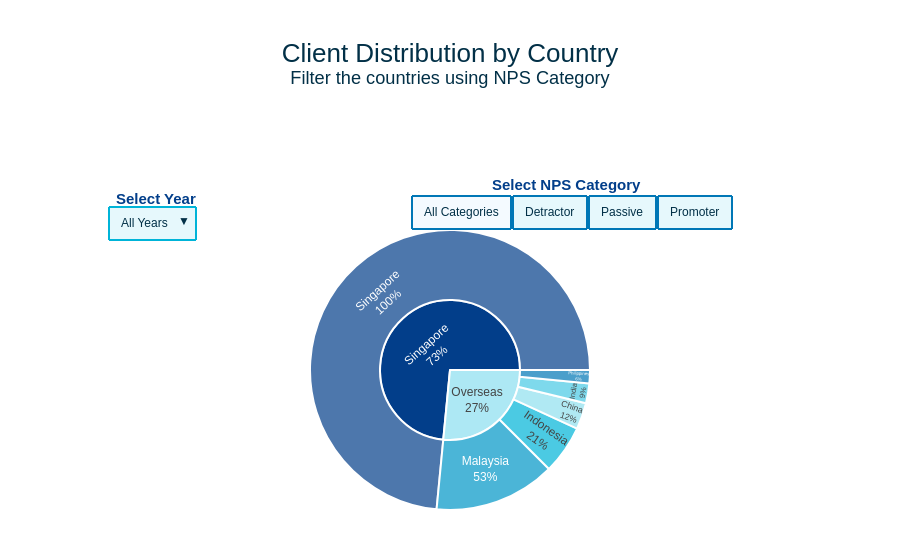

The code cell stored with this chart in its notebook:
### Code cell
fig1 = create_sunburst(df)
fig1.show()

### Figure 1 — Plotly figure (JSON) as saved in the notebook; plotly's stock layout.template omitted (floating-point values rounded to 4 significant figures)
{"data": [{"branchvalues": "total", "customdata": [["(?)"], ["China"], ["India"], ["Indonesia"], ["Malaysia"], ["Philippines"], ["Singapore"], ["Singapore"]], "domain": {"x": [0, 1], "y": [0, 1]}, "hovertemplate": "<b>%{label}</b><br>Number of Clients: %{value}<br>Percentage: %{percentParent:.1%}<extra></extra>", "ids": ["Overseas", "Overseas/China", "Overseas/India", "Overseas/Indonesia", "Overseas/Malaysia", "Overseas/Philippines", "Singapore/Singapore", "Singapore"], "labels": ["Overseas", "China", "India", "Indonesia", "Malaysia", "Philippines", "Singapore", "Singapore"], "marker": {"colors": ["#ADE8F4", "#90E0EF", "#48CAE4", "#00B4D8", "#0096C7", "#0077B6", "#023E8A", "#023E8A"], "line": {"color": "white", "width": 2}}, "name": "", "parents": ["", "Overseas", "Overseas", "Overseas", "Overseas", "Overseas", "Singapore", ""], "textinfo": "label+percent parent", "type": "sunburst", "values": [104, 12, 9, 22, 55, 6, 288, 288], "visible": true}, {"branchvalues": "total", "customdata": [["(?)"], ["China"], ["Indonesia"], ["Malaysia"], ["Singapore"], ["Singapore"]], "domain": {"x": [0, 1], "y": [0, 1]}, "hovertemplate": "<b>%{label}</b><br>Number of Clients: %{value}<br>Percentage: %{percentParent:.1%}<extra></extra>", "ids": ["Overseas", "Overseas/China", "Overseas/Indonesia", "Overseas/Malaysia", "Singapore/Singapore", "Singapore"], "labels": ["Overseas", "China", "Indonesia", "Malaysia", "Singapore", "Singapore"], "marker": {"colors": ["#ADE8F4", "#90E0EF", "#48CAE4", "#00B4D8", "#0096C7", "#0096C7"], "line": {"color": "white", "width": 2}}, "name": "", "parents": ["", "Overseas", "Overseas", "Overseas", "Singapore", ""], "textinfo": "label+percent parent", "type": "sunburst", "values": [11, 1, 9, 1, 35, 35], "visible": false}, {"branchvalues": "total", "customdata": [["(?)"], ["China"], ["India"], ["Indonesia"], ["Malaysia"], ["Philippines"], ["Singapore"], ["Singapore"]], "domain": {"x": [0, 1], "y": [0, 1]}, "hovertemplate": "<b>%{label}</b><br>Number of Clients: %{value}<br>Percentage: %{percentParent:.1%}<extra></extra>", "ids": ["Overseas", "Overseas/China", "Overseas/India", "Overseas/Indonesia", "Overseas/Malaysia", "Overseas/Philippines", "Singapore/Singapore", "Singapore"], "labels": ["Overseas", "China", "India", "Indonesia", "Malaysia", "Philippines", "Singapore", "Singapore"], "marker": {"colors": ["#ADE8F4", "#90E0EF", "#48CAE4", "#00B4D8", "#0096C7", "#0077B6", "#023E8A", "#023E8A"], "line": {"color": "white", "width": 2}}, "name": "", "parents": ["", "Overseas", "Overseas", "Overseas", "Overseas", "Overseas", "Singapore", ""], "textinfo": "label+percent parent", "type": "sunburst", "values": [53, 9, 7, 11, 24, 2, 128, 128], "visible": false}, {"branchvalues": "total", "customdata": [["(?)"], ["China"], ["India"], ["Indonesia"], ["Malaysia"], ["Philippines"], ["Singapore"], ["Singapore"]], "domain": {"x": [0, 1], "y": [0, 1]}, "hovertemplate": "<b>%{label}</b><br>Number of Clients: %{value}<br>Percentage: %{percentParent:.1%}<extra></extra>", "ids": ["Overseas", "Overseas/China", "Overseas/India", "Overseas/Indonesia", "Overseas/Malaysia", "Overseas/Philippines", "Singapore/Singapore", "Singapore"], "labels": ["Overseas", "China", "India", "Indonesia", "Malaysia", "Philippines", "Singapore", "Singapore"], "marker": {"colors": ["#ADE8F4", "#90E0EF", "#48CAE4", "#00B4D8", "#0096C7", "#0077B6", "#023E8A", "#023E8A"], "line": {"color": "white", "width": 2}}, "name": "", "parents": ["", "Overseas", "Overseas", "Overseas", "Overseas", "Overseas", "Singapore", ""], "textinfo": "label+percent parent", "type": "sunburst", "values": [40, 2, 2, 2, 30, 4, 125, 125], "visible": false}, {"branchvalues": "total", "customdata": [["(?)"], ["India"], ["Indonesia"], ["Malaysia"], ["Singapore"], ["Singapore"]], "domain": {"x": [0, 1], "y": [0, 1]}, "hovertemplate": "<b>%{label}</b><br>Number of Clients: %{value}<br>Percentage: %{percentParent:.1%}<extra></extra>", "ids": ["Overseas", "Overseas/India", "Overseas/Indonesia", "Overseas/Malaysia", "Singapore/Singapore", "Singapore"], "labels": ["Overseas", "India", "Indonesia", "Malaysia", "Singapore", "Singapore"], "marker": {"colors": ["#ADE8F4", "#90E0EF", "#48CAE4", "#00B4D8", "#0096C7", "#0096C7"], "line": {"color": "white", "width": 2}}, "name": "", "parents": ["", "Overseas", "Overseas", "Overseas", "Singapore", ""], "textinfo": "label+percent parent", "type": "sunburst", "values": [11, 1, 1, 9, 18, 18], "visible": false}, {"branchvalues": "total", "customdata": [["Malaysia"], ["Malaysia"], ["Singapore"], ["Singapore"]], "domain": {"x": [0, 1], "y": [0, 1]}, "hovertemplate": "<b>%{label}</b><br>Number of Clients: %{value}<br>Percentage: %{percentParent:.1%}<extra></extra>", "ids": ["Overseas/Malaysia", "Overseas", "Singapore/Singapore", "Singapore"], "labels": ["Malaysia", "Overseas", "Singapore", "Singapore"], "marker": {"colors": ["#ADE8F4", "#ADE8F4", "#90E0EF", "#90E0EF"], "line": {"color": "white", "width": 2}}, "name": "", "parents": ["Overseas", "", "Singapore", ""], "textinfo": "label+percent parent", "type": "sunburst", "values": [1, 1, 4, 4], "visible": false}, {"branchvalues": "total", "customdata": [["(?)"], ["India"], ["Indonesia"], ["Malaysia"], ["Singapore"], ["Singapore"]], "domain": {"x": [0, 1], "y": [0, 1]}, "hovertemplate": "<b>%{label}</b><br>Number of Clients: %{value}<br>Percentage: %{percentParent:.1%}<extra></extra>", "ids": ["Overseas", "Overseas/India", "Overseas/Indonesia", "Overseas/Malaysia", "Singapore/Singapore", "Singapore"], "labels": ["Overseas", "India", "Indonesia", "Malaysia", "Singapore", "Singapore"], "marker": {"colors": ["#ADE8F4", "#90E0EF", "#48CAE4", "#00B4D8", "#0096C7", "#0096C7"], "line": {"color": "white", "width": 2}}, "name": "", "parents": ["", "Overseas", "Overseas", "Overseas", "Singapore", ""], "textinfo": "label+percent parent", "type": "sunburst", "values": [9, 1, 1, 7, 10, 10], "visible": false}, {"branchvalues": "total", "customdata": [["Malaysia"], ["Malaysia"], ["Singapore"], ["Singapore"]], "domain": {"x": [0, 1], "y": [0, 1]}, "hovertemplate": "<b>%{label}</b><br>Number of Clients: %{value}<br>Percentage: %{percentParent:.1%}<extra></extra>", "ids": ["Overseas/Malaysia", "Overseas", "Singapore/Singapore", "Singapore"], "labels": ["Malaysia", "Overseas", "Singapore", "Singapore"], "marker": {"colors": ["#ADE8F4", "#ADE8F4", "#90E0EF", "#90E0EF"], "line": {"color": "white", "width": 2}}, "name": "", "parents": ["Overseas", "", "Singapore", ""], "textinfo": "label+percent parent", "type": "sunburst", "values": [1, 1, 4, 4], "visible": false}, {"branchvalues": "total", "customdata": [["(?)"], ["China"], ["India"], ["Indonesia"], ["Malaysia"], ["Philippines"], ["Singapore"], ["Singapore"]], "domain": {"x": [0, 1], "y": [0, 1]}, "hovertemplate": "<b>%{label}</b><br>Number of Clients: %{value}<br>Percentage: %{percentParent:.1%}<extra></extra>", "ids": ["Overseas", "Overseas/China", "Overseas/India", "Overseas/Indonesia", "Overseas/Malaysia", "Overseas/Philippines", "Singapore/Singapore", "Singapore"], "labels": ["Overseas", "China", "India", "Indonesia", "Malaysia", "Philippines", "Singapore", "Singapore"], "marker": {"colors": ["#ADE8F4", "#90E0EF", "#48CAE4", "#00B4D8", "#0096C7", "#0077B6", "#023E8A", "#023E8A"], "line": {"color": "white", "width": 2}}, "name": "", "parents": ["", "Overseas", "Overseas", "Overseas", "Overseas", "Overseas", "Singapore", ""], "textinfo": "label+percent parent", "type": "sunburst", "values": [16, 1, 1, 4, 9, 1, 26, 26], "visible": false}, {"branchvalues": "total", "customdata": [["Indonesia"], ["Indonesia"], ["Singapore"], ["Singapore"]], "domain": {"x": [0, 1], "y": [0, 1]}, "hovertemplate": "<b>%{label}</b><br>Number of Clients: %{value}<br>Percentage: %{percentParent:.1%}<extra></extra>", "ids": ["Overseas/Indonesia", "Overseas", "Singapore/Singapore", "Singapore"], "labels": ["Indonesia", "Overseas", "Singapore", "Singapore"], "marker": {"colors": ["#ADE8F4", "#ADE8F4", "#90E0EF", "#90E0EF"], "line": {"color": "white", "width": 2}}, "name": "", "parents": ["Overseas", "", "Singapore", ""], "textinfo": "label+percent parent", "type": "sunburst", "values": [2, 2, 4, 4], "visible": false}, {"branchvalues": "total", "customdata": [["(?)"], ["China"], ["India"], ["Indonesia"], ["Malaysia"], ["Singapore"], ["Singapore"]], "domain": {"x": [0, 1], "y": [0, 1]}, "hovertemplate": "<b>%{label}</b><br>Number of Clients: %{value}<br>Percentage: %{percentParent:.1%}<extra></extra>", "ids": ["Overseas", "Overseas/China", "Overseas/India", "Overseas/Indonesia", "Overseas/Malaysia", "Singapore/Singapore", "Singapore"], "labels": ["Overseas", "China", "India", "Indonesia", "Malaysia", "Singapore", "Singapore"], "marker": {"colors": ["#ADE8F4", "#90E0EF", "#48CAE4", "#00B4D8", "#0096C7", "#0077B6", "#0077B6"], "line": {"color": "white", "width": 2}}, "name": "", "parents": ["", "Overseas", "Overseas", "Overseas", "Overseas", "Singapore", ""], "textinfo": "label+percent parent", "type": "sunburst", "values": [7, 1, 1, 1, 4, 15, 15], "visible": false}, {"branchvalues": "total", "customdata": [["(?)"], ["Indonesia"], ["Malaysia"], ["Philippines"], ["Singapore"], ["Singapore"]], "domain": {"x": [0, 1], "y": [0, 1]}, "hovertemplate": "<b>%{label}</b><br>Number of Clients: %{value}<br>Percentage: %{percentParent:.1%}<extra></extra>", "ids": ["Overseas", "Overseas/Indonesia", "Overseas/Malaysia", "Overseas/Philippines", "Singapore/Singapore", "Singapore"], "labels": ["Overseas", "Indonesia", "Malaysia", "Philippines", "Singapore", "Singapore"], "marker": {"colors": ["#ADE8F4", "#90E0EF", "#48CAE4", "#00B4D8", "#0096C7", "#0096C7"], "line": {"color": "white", "width": 2}}, "name": "", "parents": ["", "Overseas", "Overseas", "Overseas", "Singapore", ""], "textinfo": "label+percent parent", "type": "sunburst", "values": [7, 1, 5, 1, 7, 7], "visible": false}, {"branchvalues": "total", "customdata": [["(?)"], ["China"], ["India"], ["Indonesia"], ["Malaysia"], ["Philippines"], ["Singapore"], ["Singapore"]], "domain": {"x": [0, 1], "y": [0, 1]}, "hovertemplate": "<b>%{label}</b><br>Number of Clients: %{value}<br>Percentage: %{percentParent:.1%}<extra></extra>", "ids": ["Overseas", "Overseas/China", "Overseas/India", "Overseas/Indonesia", "Overseas/Malaysia", "Overseas/Philippines", "Singapore/Singapore", "Singapore"], "labels": ["Overseas", "China", "India", "Indonesia", "Malaysia", "Philippines", "Singapore", "Singapore"], "marker": {"colors": ["#ADE8F4", "#90E0EF", "#48CAE4", "#00B4D8", "#0096C7", "#0077B6", "#023E8A", "#023E8A"], "line": {"color": "white", "width": 2}}, "name": "", "parents": ["", "Overseas", "Overseas", "Overseas", "Overseas", "Overseas", "Singapore", ""], "textinfo": "label+percent parent", "type": "sunburst", "values": [20, 3, 1, 4, 11, 1, 54, 54], "visible": false}, {"branchvalues": "total", "customdata": [["Indonesia"], ["Indonesia"], ["Singapore"], ["Singapore"]], "domain": {"x": [0, 1], "y": [0, 1]}, "hovertemplate": "<b>%{label}</b><br>Number of Clients: %{value}<br>Percentage: %{percentParent:.1%}<extra></extra>", "ids": ["Overseas/Indonesia", "Overseas", "Singapore/Singapore", "Singapore"], "labels": ["Indonesia", "Overseas", "Singapore", "Singapore"], "marker": {"colors": ["#ADE8F4", "#ADE8F4", "#90E0EF", "#90E0EF"], "line": {"color": "white", "width": 2}}, "name": "", "parents": ["Overseas", "", "Singapore", ""], "textinfo": "label+percent parent", "type": "sunburst", "values": [1, 1, 5, 5], "visible": false}, {"branchvalues": "total", "customdata": [["(?)"], ["China"], ["Indonesia"], ["Malaysia"], ["Philippines"], ["Singapore"], ["Singapore"]], "domain": {"x": [0, 1], "y": [0, 1]}, "hovertemplate": "<b>%{label}</b><br>Number of Clients: %{value}<br>Percentage: %{percentParent:.1%}<extra></extra>", "ids": ["Overseas", "Overseas/China", "Overseas/Indonesia", "Overseas/Malaysia", "Overseas/Philippines", "Singapore/Singapore", "Singapore"], "labels": ["Overseas", "China", "Indonesia", "Malaysia", "Philippines", "Singapore", "Singapore"], "marker": {"colors": ["#ADE8F4", "#90E0EF", "#48CAE4", "#00B4D8", "#0096C7", "#0077B6", "#0077B6"], "line": {"color": "white", "width": 2}}, "name": "", "parents": ["", "Overseas", "Overseas", "Overseas", "Overseas", "Singapore", ""], "textinfo": "label+percent parent", "type": "sunburst", "values": [12, 2, 3, 6, 1, 32, 32], "visible": false}, {"branchvalues": "total", "customdata": [["(?)"], ["China"], ["India"], ["Malaysia"], ["Singapore"], ["Singapore"]], "domain": {"x": [0, 1], "y": [0, 1]}, "hovertemplate": "<b>%{label}</b><br>Number of Clients: %{value}<br>Percentage: %{percentParent:.1%}<extra></extra>", "ids": ["Overseas", "Overseas/China", "Overseas/India", "Overseas/Malaysia", "Singapore/Singapore", "Singapore"], "labels": ["Overseas", "China", "India", "Malaysia", "Singapore", "Singapore"], "marker": {"colors": ["#ADE8F4", "#90E0EF", "#48CAE4", "#00B4D8", "#0096C7", "#0096C7"], "line": {"color": "white", "width": 2}}, "name": "", "parents": ["", "Overseas", "Overseas", "Overseas", "Singapore", ""], "textinfo": "label+percent parent", "type": "sunburst", "values": [7, 1, 1, 5, 17, 17], "visible": false}, {"branchvalues": "total", "customdata": [["(?)"], ["China"], ["India"], ["Indonesia"], ["Malaysia"], ["Philippines"], ["Singapore"], ["Singapore"]], "domain": {"x": [0, 1], "y": [0, 1]}, "hovertemplate": "<b>%{label}</b><br>Number of Clients: %{value}<br>Percentage: %{percentParent:.1%}<extra></extra>", "ids": ["Overseas", "Overseas/China", "Overseas/India", "Overseas/Indonesia", "Overseas/Malaysia", "Overseas/Philippines", "Singapore/Singapore", "Singapore"], "labels": ["Overseas", "China", "India", "Indonesia", "Malaysia", "Philippines", "Singapore", "Singapore"], "marker": {"colors": ["#ADE8F4", "#90E0EF", "#48CAE4", "#00B4D8", "#0096C7", "#0077B6", "#023E8A", "#023E8A"], "line": {"color": "white", "width": 2}}, "name": "", "parents": ["", "Overseas", "Overseas", "Overseas", "Overseas", "Overseas", "Singapore", ""], "textinfo": "label+percent parent", "type": "sunburst", "values": [26, 4, 2, 6, 12, 2, 88, 88], "visible": false}, {"branchvalues": "total", "customdata": [["Indonesia"], ["Indonesia"], ["Singapore"], ["Singapore"]], "domain": {"x": [0, 1], "y": [0, 1]}, "hovertemplate": "<b>%{label}</b><br>Number of Clients: %{value}<br>Percentage: %{percentParent:.1%}<extra></extra>", "ids": ["Overseas/Indonesia", "Overseas", "Singapore/Singapore", "Singapore"], "labels": ["Indonesia", "Overseas", "Singapore", "Singapore"], "marker": {"colors": ["#ADE8F4", "#ADE8F4", "#90E0EF", "#90E0EF"], "line": {"color": "white", "width": 2}}, "name": "", "parents": ["Overseas", "", "Singapore", ""], "textinfo": "label+percent parent", "type": "sunburst", "values": [4, 4, 15, 15], "visible": false}, {"branchvalues": "total", "customdata": [["(?)"], ["China"], ["India"], ["Indonesia"], ["Malaysia"], ["Singapore"], ["Singapore"]], "domain": {"x": [0, 1], "y": [0, 1]}, "hovertemplate": "<b>%{label}</b><br>Number of Clients: %{value}<br>Percentage: %{percentParent:.1%}<extra></extra>", "ids": ["Overseas", "Overseas/China", "Overseas/India", "Overseas/Indonesia", "Overseas/Malaysia", "Singapore/Singapore", "Singapore"], "labels": ["Overseas", "China", "India", "Indonesia", "Malaysia", "Singapore", "Singapore"], "marker": {"colors": ["#ADE8F4", "#90E0EF", "#48CAE4", "#00B4D8", "#0096C7", "#0077B6", "#0077B6"], "line": {"color": "white", "width": 2}}, "name": "", "parents": ["", "Overseas", "Overseas", "Overseas", "Overseas", "Singapore", ""], "textinfo": "label+percent parent", "type": "sunburst", "values": [11, 4, 2, 1, 4, 32, 32], "visible": false}, {"branchvalues": "total", "customdata": [["(?)"], ["Indonesia"], ["Malaysia"], ["Philippines"], ["Singapore"], ["Singapore"]], "domain": {"x": [0, 1], "y": [0, 1]}, "hovertemplate": "<b>%{label}</b><br>Number of Clients: %{value}<br>Percentage: %{percentParent:.1%}<extra></extra>", "ids": ["Overseas", "Overseas/Indonesia", "Overseas/Malaysia", "Overseas/Philippines", "Singapore/Singapore", "Singapore"], "labels": ["Overseas", "Indonesia", "Malaysia", "Philippines", "Singapore", "Singapore"], "marker": {"colors": ["#ADE8F4", "#90E0EF", "#48CAE4", "#00B4D8", "#0096C7", "#0096C7"], "line": {"color": "white", "width": 2}}, "name": "", "parents": ["", "Overseas", "Overseas", "Overseas", "Singapore", ""], "textinfo": "label+percent parent", "type": "sunburst", "values": [11, 1, 8, 2, 41, 41], "visible": false}, {"branchvalues": "total", "customdata": [["(?)"], ["China"], ["India"], ["Indonesia"], ["Malaysia"], ["Philippines"], ["Singapore"], ["Singapore"]], "domain": {"x": [0, 1], "y": [0, 1]}, "hovertemplate": "<b>%{label}</b><br>Number of Clients: %{value}<br>Percentage: %{percentParent:.1%}<extra></extra>", "ids": ["Overseas", "Overseas/China", "Overseas/India", "Overseas/Indonesia", "Overseas/Malaysia", "Overseas/Philippines", "Singapore/Singapore", "Singapore"], "labels": ["Overseas", "China", "India", "Indonesia", "Malaysia", "Philippines", "Singapore", "Singapore"], "marker": {"colors": ["#ADE8F4", "#90E0EF", "#48CAE4", "#00B4D8", "#0096C7", "#0077B6", "#023E8A", "#023E8A"], "line": {"color": "white", "width": 2}}, "name": "", "parents": ["", "Overseas", "Overseas", "Overseas", "Overseas", "Overseas", "Singapore", ""], "textinfo": "label+percent parent", "type": "sunburst", "values": [31, 4, 4, 7, 14, 2, 102, 102], "visible": false}, {"branchvalues": "total", "customdata": [["(?)"], ["China"], ["Indonesia"], ["Singapore"], ["Singapore"]], "domain": {"x": [0, 1], "y": [0, 1]}, "hovertemplate": "<b>%{label}</b><br>Number of Clients: %{value}<br>Percentage: %{percentParent:.1%}<extra></extra>", "ids": ["Overseas", "Overseas/China", "Overseas/Indonesia", "Singapore/Singapore", "Singapore"], "labels": ["Overseas", "China", "Indonesia", "Singapore", "Singapore"], "marker": {"colors": ["#ADE8F4", "#90E0EF", "#48CAE4", "#00B4D8", "#00B4D8"], "line": {"color": "white", "width": 2}}, "name": "", "parents": ["", "Overseas", "Overseas", "Singapore", ""], "textinfo": "label+percent parent", "type": "sunburst", "values": [3, 1, 2, 7, 7], "visible": false}, {"branchvalues": "total", "customdata": [["(?)"], ["China"], ["India"], ["Indonesia"], ["Malaysia"], ["Philippines"], ["Singapore"], ["Singapore"]], "domain": {"x": [0, 1], "y": [0, 1]}, "hovertemplate": "<b>%{label}</b><br>Number of Clients: %{value}<br>Percentage: %{percentParent:.1%}<extra></extra>", "ids": ["Overseas", "Overseas/China", "Overseas/India", "Overseas/Indonesia", "Overseas/Malaysia", "Overseas/Philippines", "Singapore/Singapore", "Singapore"], "labels": ["Overseas", "China", "India", "Indonesia", "Malaysia", "Philippines", "Singapore", "Singapore"], "marker": {"colors": ["#ADE8F4", "#90E0EF", "#48CAE4", "#00B4D8", "#0096C7", "#0077B6", "#023E8A", "#023E8A"], "line": {"color": "white", "width": 2}}, "name": "", "parents": ["", "Overseas", "Overseas", "Overseas", "Overseas", "Overseas", "Singapore", ""], "textinfo": "label+percent parent", "type": "sunburst", "values": [14, 2, 3, 5, 3, 1, 39, 39], "visible": false}, {"branchvalues": "total", "customdata": [["(?)"], ["China"], ["India"], ["Malaysia"], ["Philippines"], ["Singapore"], ["Singapore"]], "domain": {"x": [0, 1], "y": [0, 1]}, "hovertemplate": "<b>%{label}</b><br>Number of Clients: %{value}<br>Percentage: %{percentParent:.1%}<extra></extra>", "ids": ["Overseas", "Overseas/China", "Overseas/India", "Overseas/Malaysia", "Overseas/Philippines", "Singapore/Singapore", "Singapore"], "labels": ["Overseas", "China", "India", "Malaysia", "Philippines", "Singapore", "Singapore"], "marker": {"colors": ["#ADE8F4", "#90E0EF", "#48CAE4", "#00B4D8", "#0096C7", "#0077B6", "#0077B6"], "line": {"color": "white", "width": 2}}, "name": "", "parents": ["", "Overseas", "Overseas", "Overseas", "Overseas", "Singapore", ""], "textinfo": "label+percent parent", "type": "sunburst", "values": [14, 1, 1, 11, 1, 56, 56], "visible": false}], "layout": {"annotations": [{"font": {"color": "#023E8A", "size": 15}, "showarrow": false, "text": "<b>Select Year</b>", "x": 0.08, "xanchor": "left", "xref": "paper", "y": 1.15, "yref": "paper"}, {"font": {"color": "#023E8A", "size": 15}, "showarrow": false, "text": "<b>Select NPS Category</b>", "x": 0.55, "xanchor": "left", "xref": "paper", "y": 1.2, "yref": "paper"}], "autosize": true, "font": {"color": "#023047", "family": "Arial"}, "legend": {"tracegroupgap": 0}, "margin": {"b": 50, "l": 50, "r": 50, "t": 230}, "sunburstcolorway": ["#ADE8F4", "#90E0EF", "#48CAE4", "#00B4D8", "#0096C7", "#0077B6", "#023E8A", "#03045E"], "title": {"font": {"size": 26}, "text": "Client Distribution by Country<br><sup>Filter the countries using NPS Category</sup>", "x": 0.5, "y": 0.89}, "updatemenus": [{"bgcolor": "#E6F8FC", "bordercolor": "#00B4D8", "borderwidth": 2, "buttons": [{"args": [{"visible": [true, false, false, false, false, false, false, false, false, false, false, false, false, false, false, false, false, false, false, false, false, false, false, false]}, {"title": {"text": "Client Distribution by Country<br><sup>All Years — All NPS Categories</sup>", "x": 0.5}}], "label": "All Years", "method": "update"}, {"args": [{"visible": [false, false, false, false, true, false, false, false, false, false, false, false, false, false, false, false, false, false, false, false, false, false, false, false]}, {"title": {"text": "Client Distribution by Country<br><sup>2021 — All NPS Categories</sup>", "x": 0.5}}], "label": "2021", "method": "update"}, {"args": [{"visible": [false, false, false, false, false, false, false, false, true, false, false, false, false, false, false, false, false, false, false, false, false, false, false, false]}, {"title": {"text": "Client Distribution by Country<br><sup>2022 — All NPS Categories</sup>", "x": 0.5}}], "label": "2022", "method": "update"}, {"args": [{"visible": [false, false, false, false, false, false, false, false, false, false, false, false, true, false, false, false, false, false, false, false, false, false, false, false]}, {"title": {"text": "Client Distribution by Country<br><sup>2023 — All NPS Categories</sup>", "x": 0.5}}], "label": "2023", "method": "update"}, {"args": [{"visible": [false, false, false, false, false, false, false, false, false, false, false, false, false, false, false, false, true, false, false, false, false, false, false, false]}, {"title": {"text": "Client Distribution by Country<br><sup>2024 — All NPS Categories</sup>", "x": 0.5}}], "label": "2024", "method": "update"}, {"args": [{"visible": [false, false, false, false, false, false, false, false, false, false, false, false, false, false, false, false, false, false, false, false, true, false, false, false]}, {"title": {"text": "Client Distribution by Country<br><sup>2025 — All NPS Categories</sup>", "x": 0.5}}], "label": "2025", "method": "update"}], "direction": "down", "showactive": true, "type": "dropdown", "x": 0.18, "y": 1.09}, {"bgcolor": "#E6F8FC", "bordercolor": "#0077B6", "borderwidth": 2, "buttons": [{"args": [{"visible": [true, false, false, false, false, false, false, false, false, false, false, false, false, false, false, false, false, false, false, false, false, false, false, false]}, {"title": {"text": "Client Distribution by Country<br><sup>All Years — All Categories</sup>", "x": 0.5}}], "label": "All Categories", "method": "update"}, {"args": [{"visible": [false, true, false, false, false, false, false, false, false, false, false, false, false, false, false, false, false, false, false, false, false, false, false, false]}, {"title": {"text": "Client Distribution by Country<br><sup>All Years — Detractor</sup>", "x": 0.5}}], "label": "Detractor", "method": "update"}, {"args": [{"visible": [false, false, true, false, false, false, false, false, false, false, false, false, false, false, false, false, false, false, false, false, false, false, false, false]}, {"title": {"text": "Client Distribution by Country<br><sup>All Years — Passive</sup>", "x": 0.5}}], "label": "Passive", "method": "update"}, {"args": [{"visible": [false, false, false, true, false, false, false, false, false, false, false, false, false, false, false, false, false, false, false, false, false, false, false, false]}, {"title": {"text": "Client Distribution by Country<br><sup>All Years — Promoter</sup>", "x": 0.5}}], "label": "Promoter", "method": "update"}], "direction": "right", "showactive": true, "type": "buttons", "x": 0.85, "y": 1.13}]}}
